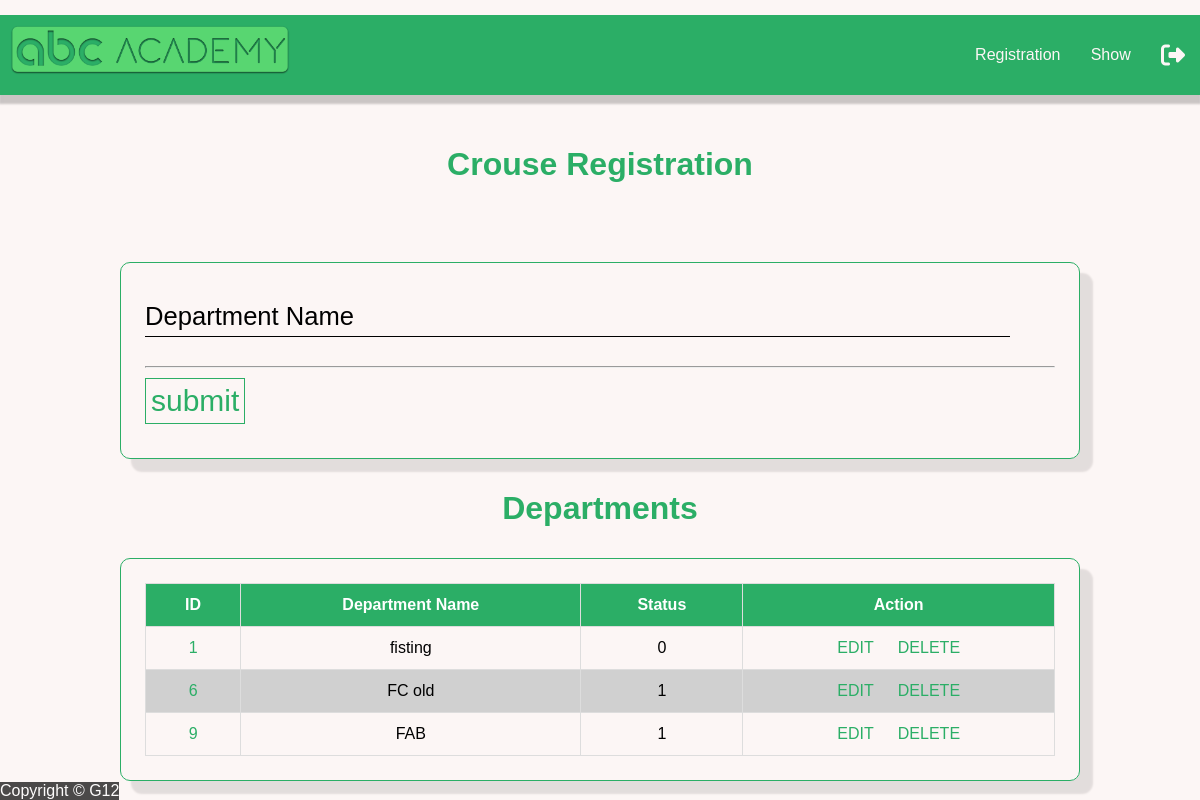
The page /deptreg.php (signed in) on the database its author committed.
### tables this page shows
CREATE TABLE `department` (
  `id` int(11) NOT NULL,
  `name` varchar(20) NOT NULL,
  `status` tinyint(1) NOT NULL
);

### model.php (called while the page is built, shortened)
<?php
function showAllDepartments(){
    $conn = db_conn();
    $selectQuery = 'SELECT * FROM `department` ';
    try{
        $stmt = $conn->query($selectQuery);
    }catch(PDOException $e){
        echo $e->getMessage();
    }
    $rows = $stmt->fetchAll(PDO::FETCH_ASSOC);
    return $rows;
}

### controller/departmentInfo.php (called while the page is built, shortened)
<?php
function fetchAlldepartments(){
	require_once 'model.php';
	return showAllDepartments();
}

### deptreg.php (the view, shortened to what this page needs)
<?php
require_once 'controller/departmentInfo.php';
$departments = fetchAlldepartments();
?>
<!DOCTYPE html>
<html>
<head>
	<link rel="stylesheet" type="text/css" href="css/style.css">
</head>
<body>
<?php include('header1.php');?>
	<span class="textcenter textmain"><h1>Crouse Registration</h1></span>
	<br>
	<div class="textcenter">
	<div class="main_internaldiv textleft fontsize160">
		<form action="controller/createDepartment.php" method="POST" enctype="multipart/form-data">
			<div class="form">
					<input type="text" name="deptname" autocomplete="off" required />
					<label for="deptname" class="label-name">
					<span class="content-name">Department Name</span>
					</label>
			</div>
  			<br>
			<hr>
			<input type="submit" value="submit" name="submit" >
		</form>
	</div>
</div>
<span class="textcenter textmain"><h1>Departments</h1></span>
	<div class="textcenter">
	<div class="main_internaldiv textleft fontsize160">
   <table class="table" id="table">
     <thead>
    <tr>
     	<th>ID</th>
		<th>Department Name</th>
		<th>Status</th>
		<th>Action</th>
	</tr>
     </thead>
     <tbody id="tablebody">
     	  <?php foreach ($departments as $i => $department): ?>
			<tr>
				<td data-label="ID"><span class="textmain"><?php echo $department['id'] ?></span></td>
				<td data-label="Department Name"><?php echo $department['name'] ?></td>
				<td data-label="Status"><?php echo $department['status'] ?></td>
				<td data-label="Action">
					<a href="editDepartmentinfo.php?id=<?php echo $department['id'] ?>">
						<span class="textmain">EDIT</span></a>
						<a href="controller/deleteDepartment.php?id=<?php echo $department['id'] ?>">
							<span class="textmain margin-left">DELETE</span></a>
						</td>
			</tr>
		<?php endforeach; ?>
     </tbody>
   </table>
   </div>
</div>
<?php include('footer.php');?>
</body>
</html>

### css/style.css (style rules this page uses)
html { height: 100%; }
* { margin: 0; padding: 0; box-sizing: border-box; }
body { margin: 0; background-color: #FCF6F5FF; min-height: 100%; display: flex; justify-content: space-around; flex-direction: column; font-family: sans-serif; }
.form { width: 95%; position: relative; height: 50px; overflow: hidden; }
.form input { width: 100%; height: 100%; color: #2BAE66FF; background: #FCF6F5FF; padding-top:20px; border:none; outline: none; }
.form label { position: absolute; bottom: 0px; left: 0%; width: 100%; height: 100%; pointer-events: none; border-bottom: 1px solid #000; }
.content-name { position: absolute; bottom: 5px; left: 0px; transform: all 0.3s ease; }
input[type=submit] { color: #2BAE66FF; border: 1px solid #2BAE66FF; background: none; padding: 5px; font-size: 30px; cursor: pointer; transition: 0.8s; margin-top: 10px; margin-bottom: 10px; }
.table { width: 100%; border-collapse: collapse; }
.table td,.table th { padding:12px 15px; border:1px solid #ddd; text-align: center; font-size:16px; }
.table th { background-color: #2BAE66FF; color:#ffffff; }
.table tbody tr:nth-child(even) { background-color: #d0d0d0; }
.main_internaldiv { border: 1px solid #2BAE66FF; box-shadow: 12px 12px 2px 1px rgba(0, 0, 0, .1); padding: 2%; border-radius: 10px; display: inline-block; width: 80%; }
.textcenter { text-align: center; }
.textleft { text-align: left; }
.fontsize160 { font-size: 160% }
.textmain { color: #2BAE66FF; }
.margin-left { margin-left: 20px; }
a { text-decoration: none; }

### rows shown on the page
department: id "1", name "fisting", status "0"
department: id "6", name "FC old", status "1"
department: id "9", name "FAB", status "1"
